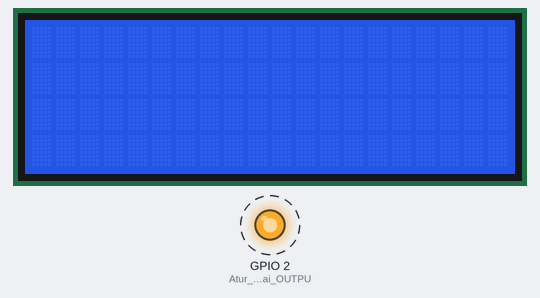
Recording of a sketch running on a simulated ESP32. Shown: 20×4 character LCD, output pins drawn as LEDs (lit = HIGH). Dashed ring = blinking. WiFi joins after 1.5 s; servers stay silent unless stated.

Above: at 2.3 s.
Timing chart, 0 to 6.5 s (numbered marks = the images above):
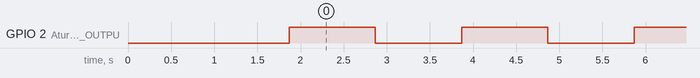

The sketch:

ledControl.ino
```cpp
#define BLYNK_PRINT Serial

/* Fill in information from Blynk Device Info here */
#define BLYNK_TEMPLATE_ID "TMPL6M2kgtP6J"
#define BLYNK_TEMPLATE_NAME "LED Kontrol"
#define BLYNK_AUTH_TOKEN "FDq3vkQTa6Lx-aRqIC__IIHlMLzl7lk2"


#include <WiFi.h>
#include <WiFiClient.h>
#include <BlynkSimpleEsp32.h>

#include <Wire.h>
#include <LiquidCrystal_I2C.h>

LiquidCrystal_I2C lcd(0x27, 20, 4);  // set the LCD address to 0x27 for a 16 chars and 2 line display

// Your WiFi credentials.
// Set password to "" for open networks.
char ssid[] = "Ws-Eletronika";
char pass[] = "@bpvppdg25";

void setup() {
  // Debug console
  Serial.begin(9600);
  Blynk.begin(BLYNK_AUTH_TOKEN, ssid, pass);
  lcd.init();
  lcd.backlight();
  pinMode(2, OUTPUT);  // Atur pin D2 sebagai OUTPUT
}

void loop() {
  Blynk.run();

  Blynk.virtualWrite(V0, 1);
  digitalWrite(2, HIGH);
  delay(1000);
  Blynk.virtualWrite(V0, 0);
  digitalWrite(2, LOW);
  delay(1000);
}
```

Measured:
- by itself, GPIO 2 (Atur_pin_D2_sebagai_OUTPU): alternates HIGH for 1.0 s and LOW for 1.0 s
